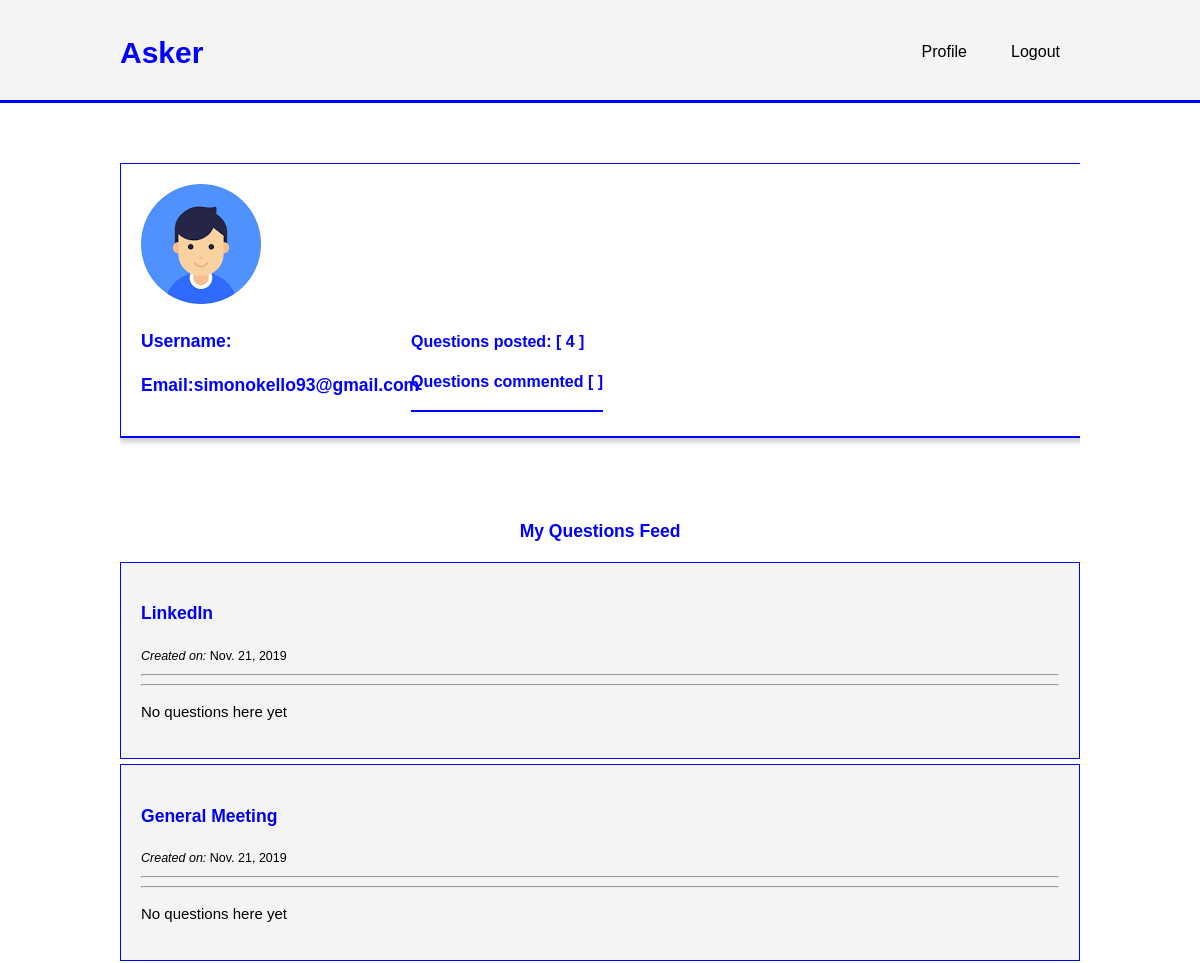
The page /profile/ (signed in, upper part) on the database as committed earlier.
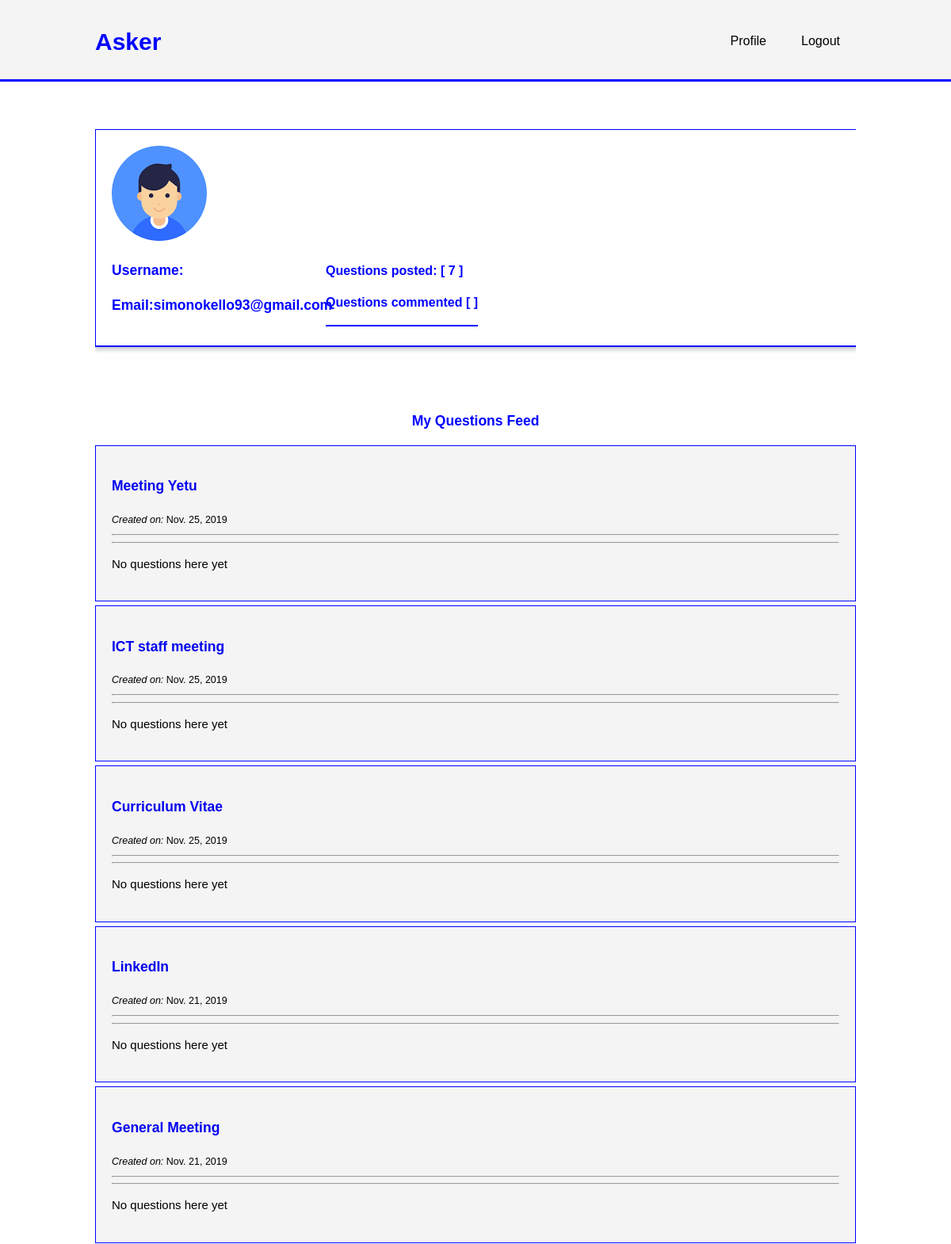
The same page on the database as committed later.
### meetup/models.py (models this page shows, shortened)
class Meetup(models.Model):
    created_by = models.ForeignKey(User, on_delete=models.CASCADE, null=True, related_name='meetings')
    title = models.CharField(max_length=200)
    venue = models.CharField(max_length=100)
    created_on = models.DateTimeField(default=timezone.now)
    when = models.DateField()
    description = models.TextField()

### meetup/views.py (the view)
# urls.py: path('profile/', views.profile, name='profile'),
@login_required
def profile(request):
    meetups = Meetup.objects.all().order_by('-created_on')
    return render(request, 'profile.html', {'meetups': meetups})

### meetup/templates/profile.html (shortened to what this page needs)
{% load static %}<!DOCTYPE html>
<html>
<head>
    <link rel="stylesheet" href="{% static 'css/profile.css' %}">
</head>
<body>
    <header>
        <div class="container">
            <div id="branding">
                <h1><span class="highlight"> Asker</span></h1>
            </div>
            <nav>
                <ul>
                        {% if user.is_authenticated %}
                        <li><a href="/profile">Profile</a></li>
                        <li>
                            <a href="{% url 'logout' %}">Logout</a>
                        </li>
                        {% endif %}
                </ul>
            </nav>
        </div>
    </header>
    <section id="main">
        <div class="container">
            <aside id="left_side">
                <img src="../static/images/user.png" alt="No Image Found">
                <h3>Username: {{request.user.first_name}} {{request.user.last_name}}</h3>
                <h3>Email:{{request.user.email}}</h3>
                <div class="status">
                    <h3>Questions posted: [ {{meetups.count}} ]</h3>
                    <h3> Questions commented [ {{meetup.comments.count}} ]</h3>
                </div>
            </aside>
            <article id="main-col">
                <h1>My Questions Feed</h1>
                <ul id="questions">
                    {% for meetup in meetups %}
                    <li>
                        <h3>
                            <a href="#">{{ meetup.title }}</a>
                        </h3>
                        <small><i>Created on:</i>
                            {{ meetup.created_on.date }}
                        </small>
                        <hr>
                        <hr>
                        {% for comment in comments %}
                        <div class="comment">
                            <p>
                                On {{comment.created_date }}&nbsp;
                                <b>{{ comment.posted_by }}</b> asked:
                            </p>
                            <p>{{ comment.question|linebreaks }}</p>
                        </div>
                        <hr>
                        <!--<a href=""><span class="upvote">({{comment.up_vote}}) Upvote</span></a> || <a href=""><span
                                class="downvote">({{comment.down_vote}})
                                Downvote</span></a>-->
                        {% empty %}
                        <p>No questions here yet</p>
                        {% endfor %}
                        {% empty %}
                        <p>No feeds at the moment</p>
                        {% endfor %}
                    </li>
                </ul>
            </article>
        </div>
    </section>
</body>
</html>

Rows that differ between the two databases and show on the page:
added Meetup: title "Meeting Yetu", created_on "Nov. 25, 2019"
added Meetup: title "ICT staff meeting", created_on "Nov. 25, 2019"
added Meetup: title "Curriculum Vitae", created_on "Nov. 25, 2019"
Other text that changed with them:
{{ meetups.count }}: "4" → "7"
